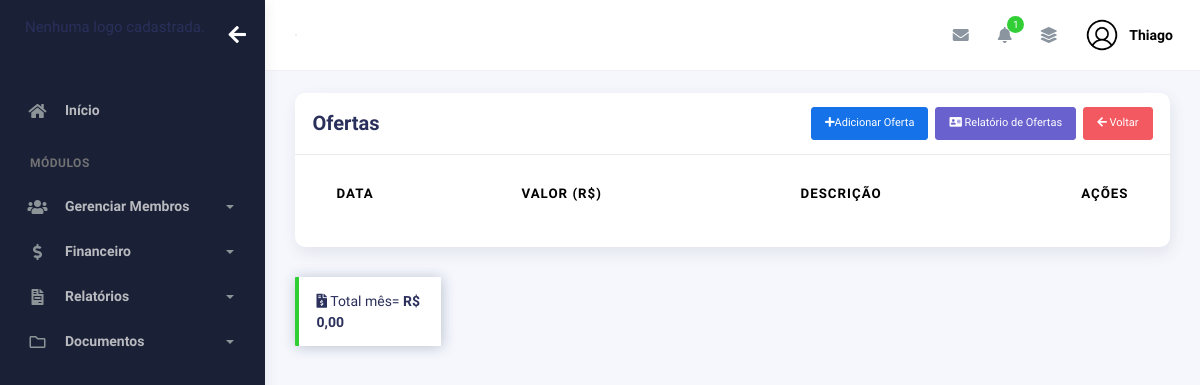
The page /ofertas/ (signed in) on the database as committed earlier.
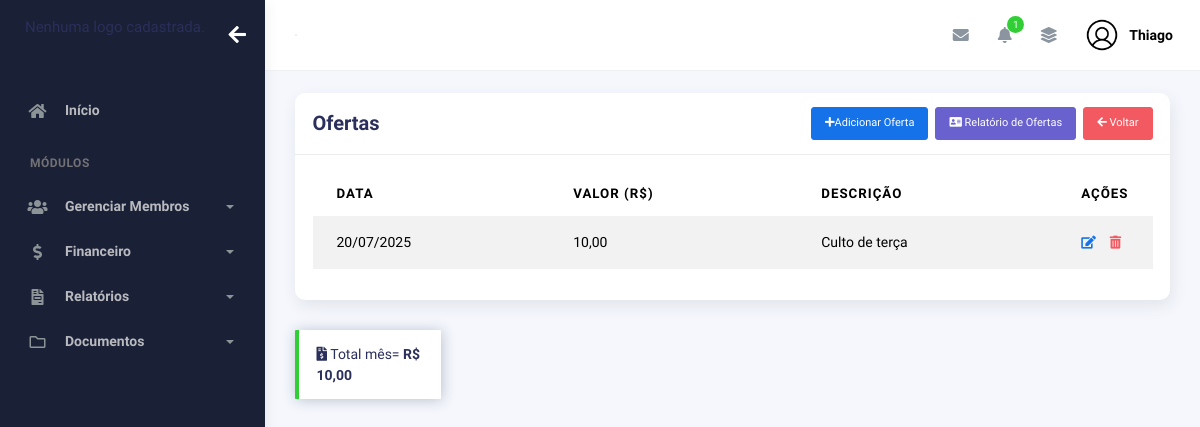
The same page on the database as committed later.
### plataformaofertas/models.py (models this page shows, shortened)
class Oferta(models.Model):
    pastor = models.ForeignKey(User, on_delete=models.CASCADE)
    data_oferta = models.DateField()
    valor = models.DecimalField(max_digits=10, decimal_places=2)
    descricao = models.CharField(max_length=255, default="Oferta Diversa")  # Atualizado para "descrição"

### plataformaofertas/views.py (the view, shortened to what this page needs)
# urls.py: path("ofertas/", views.ofertas, name="ofertas"),
@login_required(login_url='/usuarios/login')
def ofertas(request):
    data_atual = datetime.now().strftime("%d/%m/%Y")
    mes_atual = datetime.now().month
    ano_atual = datetime.now().year
    ofertas = Oferta.objects.filter(
        pastor=request.user,
        data_oferta__month=mes_atual,
        data_oferta__year=ano_atual
    )
    total_ofertas = ofertas.aggregate(total=Sum('valor'))['total'] or 0
    return render(request, "ofertas.html", {
        "ofertas": ofertas,
        "total_ofertas": total_ofertas,
        "data_atual": data_atual
    })

### igreja/context_processors.py (called while the page is built)
def logo_igreja(request):
    if request.user.is_authenticated:
        igreja = Igreja.objects.filter(pastor=request.user).first()
        return {"logo_igreja": igreja.logo.url if igreja and igreja.logo else None}
    return {"logo_igreja": None}

### plataformaigreja/context_processors.py (called while the page is built)
def total_membros_context(request):
    if request.user.is_authenticated:
        total_membros = Membros.objects.filter(pastor=request.user, ativo=True).count()
    else:
        total_membros = 0
    return {
        'total_membros': total_membros
    }

def total_membros_transferidos(request):
    if request.user.is_authenticated:
        total_membros_transf = Membros.objects.filter(pastor=request.user, ativo=False).count()
    else:
        total_membros_transf = 0
    return {
        'total_membros_transf': total_membros_transf
    }

### plataformaofertas/templates/ofertas.html (shortened to what this page needs)
{% extends "bases/base_plataformaigreja.html" %}
{% load static %}
{% block 'conteudo' %}
      <div class="col-md-12">
        <div class="card">
          <div class="card-header">
            <div class="d-flex align-items-center">
              <h4 class="card-title">Ofertas</h4>
                <button class="btn btn-primary btn-sm ms-auto" data-bs-toggle="modal" data-bs-target="#modalOferta">
                  <i class="fa fa-plus"></i>Adicionar Oferta
                </button>
                <button class="btn btn-secondary ms-2 btn-sm" data-bs-toggle="modal"
                  data-bs-target="#"><i class="fa fa-address-card"></i>
                    Relatório de Ofertas
                </button>
                <a href="{% url 'controle_financeiro' %}" class="btn btn-danger ms-2 btn-sm"><i class="fas fa-arrow-left"></i> Voltar</a>
            </div>
          </div>
        <div class="card-body">
                    <div class="table-responsive">
                      <table
                        id="add-row"
                        class="display table table-striped table-hover"
                      >
                        <thead>
                          <tr>
                            <th>Data</th>
                            <th>Valor (R$)</th>
                            <th>Descrição</th>
                            <th style="width: 10%">Ações</th>
                          </tr>
                        </thead>
                        <tbody>
                          {% for oferta in ofertas %}
                            <tr>
                                <td>{{ oferta.data_oferta|date:"d/m/Y" }}</td>
                                <td>{{ oferta.valor }}</td>
                                <td>{{ oferta.descricao }}</td>
                            <td>
                                <div class="form-button-action">
                                  <form action="" method="POST" style="display:inline;">
                                    <a href="{% url 'editar_oferta' oferta.id %}">
                                      <button
                                        type="button"
                                        title="Editar"
                                        class="dropdown-item"
                                        data-original-title="Edit Task"
                                      >
                                      <i class="fa fa-edit"></i>
                                      </button>
                                    </a>
                                  </form>
                                  <form action="{% url 'excluir_oferta' oferta.id %}" method="POST" style="display:inline;">
                                    <button
                                      type="submit"
                                      class="dropdown-item ms-3 text-danger"
                                      onclick="return confirm('Tem certeza que deseja excluir esta oferta?')">
                                      <i class="fas fa-trash-alt"></i>
                                    </button>
                                  </form>
                                </div>
                              </td>
                            </tr>
                          {% endfor %}
                        </tbody>
                      </table>
                    </div>
                  </div>
                </div>
                <div class="alert alert-success col-md-2" role="alert">
                  <i class="fas fa-file-invoice-dollar"></i> Total mês= <strong>R$ {{ total_ofertas|floatformat:2 }}</strong>
           </div>
              </div>
            </div>
          </div>
        </div>
{% endblock %}

Rows that differ between the two databases and show on the page:
added Oferta: data_oferta "20/07/2025", valor "10,00", descricao "Culto de terça"
Other text that changed with them:
{{ total_ofertas|floatformat:2 }}: "0,00" → "10,00"
